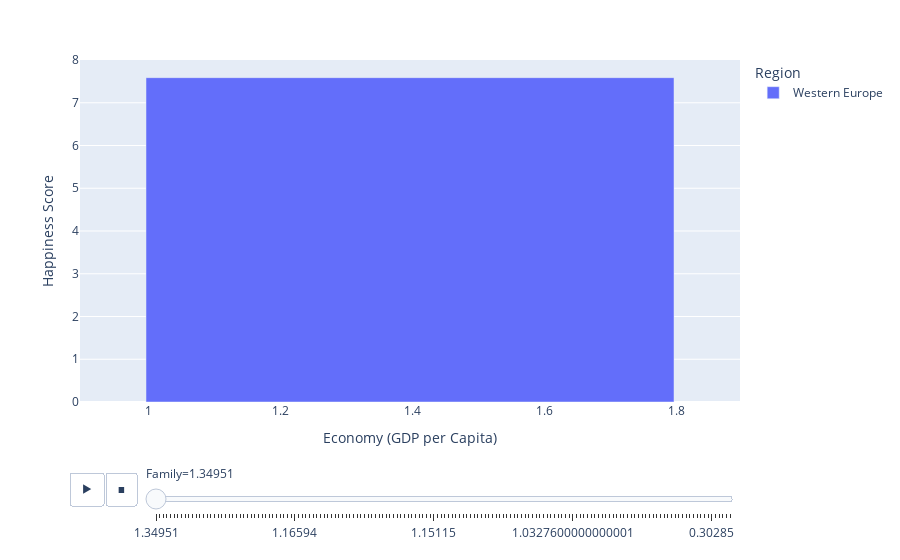

The notebook cell saved with this chart:
### Markdown cell above
Observations:
    
    1.Western Europe, Australia,North America, Latin America and carabbian has got significantly high Happiness score.
    2.There are countries Isrel in the northern africa which has got good Happiness Score.
    3.Sub sahara africa has got countries which has low Happiness scores.

### Code cell
#Pause and check how incriment in family score leads to GDP and eventually to Happiness scores
px.bar(df, x='Economy (GDP per Capita)', y='Happiness Score', color='Region', animation_frame='Family', animation_group='Region', range_y=[0,8])

### Figure 1 — Plotly figure (JSON) as saved in the notebook; plotly's stock layout.template omitted (floating-point values rounded to 4 significant figures)
{"data": [{"alignmentgroup": "True", "hovertemplate": "Region=Western Europe<br>Family=1.34951<br>Economy (GDP per Capita)=%{x}<br>Happiness Score=%{y}<extra></extra>", "ids": ["Western Europe"], "legendgroup": "Western Europe", "marker": {"color": "#636efa"}, "name": "Western Europe", "offsetgroup": "Western Europe", "orientation": "v", "showlegend": true, "textposition": "auto", "type": "bar", "x": [1.397], "xaxis": "x", "y": [7.587], "yaxis": "y"}], "layout": {"barmode": "relative", "legend": {"title": {"text": "Region"}, "tracegroupgap": 0}, "margin": {"t": 60}, "sliders": [{"active": 0, "currentvalue": {"prefix": "Family="}, "len": 0.9, "pad": {"b": 10, "t": 60}, "steps": [{"args": [["1.34951"], {"frame": {"duration": 0, "redraw": true}, "fromcurrent": true, "mode": "immediate", "transition": {"duration": 0, "easing": "linear"}}], "label": "1.34951", "method": "animate"}, {"args": [["1.4022299999999999"], {"frame": {"duration": 0, "redraw": true}, "fromcurrent": true, "mode": "immediate", "transition": {"duration": 0, "easing": "linear"}}], "label": "1.4022299999999999", "method": "animate"}, {"args": [["1.36058"], {"frame": {"duration": 0, "redraw": true}, "fromcurrent": true, "mode": "immediate", "transition": {"duration": 0, "easing": "linear"}}], "label": "1.36058", "method": "animate"}, {"args": [["1.33095"], {"frame": {"duration": 0, "redraw": true}, "fromcurrent": true, "mode": "immediate", "transition": {"duration": 0, "easing": "linear"}}], "label": "1.33095", "method": "animate"}, {"args": [["1.32261"], {"frame": {"duration": 0, "redraw": true}, "fromcurrent": true, "mode": "immediate", "transition": {"duration": 0, "easing": "linear"}}], "label": "1.32261", "method": "animate"}, {"args": [["1.31826"], {"frame": {"duration": 0, "redraw": true}, "fromcurrent": true, "mode": "immediate", "transition": {"duration": 0, "easing": "linear"}}], "label": "1.31826", "method": "animate"}, {"args": [["1.28017"], {"frame": {"duration": 0, "redraw": true}, "fromcurrent": true, "mode": "immediate", "transition": {"duration": 0, "easing": "linear"}}], "label": "1.28017", "method": "animate"}, {"args": [["1.2890700000000002"], {"frame": {"duration": 0, "redraw": true}, "fromcurrent": true, "mode": "immediate", "transition": {"duration": 0, "easing": "linear"}}], "label": "1.2890700000000002", "method": "animate"}, {"args": [["1.3196700000000001"], {"frame": {"duration": 0, "redraw": true}, "fromcurrent": true, "mode": "immediate", "transition": {"duration": 0, "easing": "linear"}}], "label": "1.3196700000000001", "method": "animate"}, {"args": [["1.30923"], {"frame": {"duration": 0, "redraw": true}, "fromcurrent": true, "mode": "immediate", "transition": {"duration": 0, "easing": "linear"}}], "label": "1.30923", "method": "animate"}, {"args": [["1.22393"], {"frame": {"duration": 0, "redraw": true}, "fromcurrent": true, "mode": "immediate", "transition": {"duration": 0, "easing": "linear"}}], "label": "1.22393", "method": "animate"}, {"args": [["1.2378799999999999"], {"frame": {"duration": 0, "redraw": true}, "fromcurrent": true, "mode": "immediate", "transition": {"duration": 0, "easing": "linear"}}], "label": "1.2378799999999999", "method": "animate"}, {"args": [["1.29704"], {"frame": {"duration": 0, "redraw": true}, "fromcurrent": true, "mode": "immediate", "transition": {"duration": 0, "easing": "linear"}}], "label": "1.29704", "method": "animate"}, {"args": [["0.91451"], {"frame": {"duration": 0, "redraw": true}, "fromcurrent": true, "mode": "immediate", "transition": {"duration": 0, "easing": "linear"}}], "label": "0.91451", "method": "animate"}, {"args": [["1.24711"], {"frame": {"duration": 0, "redraw": true}, "fromcurrent": true, "mode": "immediate", "transition": {"duration": 0, "easing": "linear"}}], "label": "1.24711", "method": "animate"}, {"args": [["1.2328700000000001"], {"frame": {"duration": 0, "redraw": true}, "fromcurrent": true, "mode": "immediate", "transition": {"duration": 0, "easing": "linear"}}], "label": "1.2328700000000001", "method": "animate"}, {"args": [["1.21963"], {"frame": {"duration": 0, "redraw": true}, "fromcurrent": true, "mode": "immediate", "transition": {"duration": 0, "easing": "linear"}}], "label": "1.21963", "method": "animate"}, {"args": [["1.36948"], {"frame": {"duration": 0, "redraw": true}, "fromcurrent": true, "mode": "immediate", "transition": {"duration": 0, "easing": "linear"}}], "label": "1.36948", "method": "animate"}, {"args": [["1.28566"], {"frame": {"duration": 0, "redraw": true}, "fromcurrent": true, "mode": "immediate", "transition": {"duration": 0, "easing": "linear"}}], "label": "1.28566", "method": "animate"}, {"args": [["1.12575"], {"frame": {"duration": 0, "redraw": true}, "fromcurrent": true, "mode": "immediate", "transition": {"duration": 0, "easing": "linear"}}], "label": "1.12575", "method": "animate"}, {"args": [["1.28548"], {"frame": {"duration": 0, "redraw": true}, "fromcurrent": true, "mode": "immediate", "transition": {"duration": 0, "easing": "linear"}}], "label": "1.28548", "method": "animate"}, {"args": [["1.08182"], {"frame": {"duration": 0, "redraw": true}, "fromcurrent": true, "mode": "immediate", "transition": {"duration": 0, "easing": "linear"}}], "label": "1.08182", "method": "animate"}, {"args": [["1.25596"], {"frame": {"duration": 0, "redraw": true}, "fromcurrent": true, "mode": "immediate", "transition": {"duration": 0, "easing": "linear"}}], "label": "1.25596", "method": "animate"}, {"args": [["1.02"], {"frame": {"duration": 0, "redraw": true}, "fromcurrent": true, "mode": "immediate", "transition": {"duration": 0, "easing": "linear"}}], "label": "1.02", "method": "animate"}, {"args": [["1.1985"], {"frame": {"duration": 0, "redraw": true}, "fromcurrent": true, "mode": "immediate", "transition": {"duration": 0, "easing": "linear"}}], "label": "1.1985", "method": "animate"}, {"args": [["1.2993700000000001"], {"frame": {"duration": 0, "redraw": true}, "fromcurrent": true, "mode": "immediate", "transition": {"duration": 0, "easing": "linear"}}], "label": "1.2993700000000001", "method": "animate"}, {"args": [["1.12447"], {"frame": {"duration": 0, "redraw": true}, "fromcurrent": true, "mode": "immediate", "transition": {"duration": 0, "easing": "linear"}}], "label": "1.12447", "method": "animate"}, {"args": [["1.0786"], {"frame": {"duration": 0, "redraw": true}, "fromcurrent": true, "mode": "immediate", "transition": {"duration": 0, "easing": "linear"}}], "label": "1.0786", "method": "animate"}, {"args": [["1.2603799999999998"], {"frame": {"duration": 0, "redraw": true}, "fromcurrent": true, "mode": "immediate", "transition": {"duration": 0, "easing": "linear"}}], "label": "1.2603799999999998", "method": "animate"}, {"args": [["1.24823"], {"frame": {"duration": 0, "redraw": true}, "fromcurrent": true, "mode": "immediate", "transition": {"duration": 0, "easing": "linear"}}], "label": "1.24823", "method": "animate"}, {"args": [["1.20643"], {"frame": {"duration": 0, "redraw": true}, "fromcurrent": true, "mode": "immediate", "transition": {"duration": 0, "easing": "linear"}}], "label": "1.20643", "method": "animate"}, {"args": [["1.2089"], {"frame": {"duration": 0, "redraw": true}, "fromcurrent": true, "mode": "immediate", "transition": {"duration": 0, "easing": "linear"}}], "label": "1.2089", "method": "animate"}, {"args": [["1.2401799999999998"], {"frame": {"duration": 0, "redraw": true}, "fromcurrent": true, "mode": "immediate", "transition": {"duration": 0, "easing": "linear"}}], "label": "1.2401799999999998", "method": "animate"}, {"args": [["1.26504"], {"frame": {"duration": 0, "redraw": true}, "fromcurrent": true, "mode": "immediate", "transition": {"duration": 0, "easing": "linear"}}], "label": "1.26504", "method": "animate"}, {"args": [["1.0839299999999998"], {"frame": {"duration": 0, "redraw": true}, "fromcurrent": true, "mode": "immediate", "transition": {"duration": 0, "easing": "linear"}}], "label": "1.0839299999999998", "method": "animate"}, {"args": [["1.31379"], {"frame": {"duration": 0, "redraw": true}, "fromcurrent": true, "mode": "immediate", "transition": {"duration": 0, "easing": "linear"}}], "label": "1.31379", "method": "animate"}, {"args": [["1.30203"], {"frame": {"duration": 0, "redraw": true}, "fromcurrent": true, "mode": "immediate", "transition": {"duration": 0, "easing": "linear"}}], "label": "1.30203", "method": "animate"}, {"args": [["1.07617"], {"frame": {"duration": 0, "redraw": true}, "fromcurrent": true, "mode": "immediate", "transition": {"duration": 0, "easing": "linear"}}], "label": "1.07617", "method": "animate"}, {"args": [["1.16594"], {"frame": {"duration": 0, "redraw": true}, "fromcurrent": true, "mode": "immediate", "transition": {"duration": 0, "easing": "linear"}}], "label": "1.16594", "method": "animate"}, {"args": [["0.972"], {"frame": {"duration": 0, "redraw": true}, "fromcurrent": true, "mode": "immediate", "transition": {"duration": 0, "easing": "linear"}}], "label": "0.972", "method": "animate"}, {"args": [["1.18354"], {"frame": {"duration": 0, "redraw": true}, "fromcurrent": true, "mode": "immediate", "transition": {"duration": 0, "easing": "linear"}}], "label": "1.18354", "method": "animate"}, {"args": [["1.0250700000000001"], {"frame": {"duration": 0, "redraw": true}, "fromcurrent": true, "mode": "immediate", "transition": {"duration": 0, "easing": "linear"}}], "label": "1.0250700000000001", "method": "animate"}, {"args": [["1.04356"], {"frame": {"duration": 0, "redraw": true}, "fromcurrent": true, "mode": "immediate", "transition": {"duration": 0, "easing": "linear"}}], "label": "1.04356", "method": "animate"}, {"args": [["1.34043"], {"frame": {"duration": 0, "redraw": true}, "fromcurrent": true, "mode": "immediate", "transition": {"duration": 0, "easing": "linear"}}], "label": "1.34043", "method": "animate"}, {"args": [["1.26999"], {"frame": {"duration": 0, "redraw": true}, "fromcurrent": true, "mode": "immediate", "transition": {"duration": 0, "easing": "linear"}}], "label": "1.26999", "method": "animate"}, {"args": [["1.25712"], {"frame": {"duration": 0, "redraw": true}, "fromcurrent": true, "mode": "immediate", "transition": {"duration": 0, "easing": "linear"}}], "label": "1.25712", "method": "animate"}, {"args": [["0.9577399999999999"], {"frame": {"duration": 0, "redraw": true}, "fromcurrent": true, "mode": "immediate", "transition": {"duration": 0, "easing": "linear"}}], "label": "0.9577399999999999", "method": "animate"}, {"args": [["0.99903"], {"frame": {"duration": 0, "redraw": true}, "fromcurrent": true, "mode": "immediate", "transition": {"duration": 0, "easing": "linear"}}], "label": "0.99903", "method": "animate"}, {"args": [["1.21624"], {"frame": {"duration": 0, "redraw": true}, "fromcurrent": true, "mode": "immediate", "transition": {"duration": 0, "easing": "linear"}}], "label": "1.21624", "method": "animate"}, {"args": [["1.19777"], {"frame": {"duration": 0, "redraw": true}, "fromcurrent": true, "mode": "immediate", "transition": {"duration": 0, "easing": "linear"}}], "label": "1.19777", "method": "animate"}, {"args": [["0.97841"], {"frame": {"duration": 0, "redraw": true}, "fromcurrent": true, "mode": "immediate", "transition": {"duration": 0, "easing": "linear"}}], "label": "0.97841", "method": "animate"}, {"args": [["1.01528"], {"frame": {"duration": 0, "redraw": true}, "fromcurrent": true, "mode": "immediate", "transition": {"duration": 0, "easing": "linear"}}], "label": "1.01528", "method": "animate"}, {"args": [["1.30477"], {"frame": {"duration": 0, "redraw": true}, "fromcurrent": true, "mode": "immediate", "transition": {"duration": 0, "easing": "linear"}}], "label": "1.30477", "method": "animate"}, {"args": [["1.1224100000000001"], {"frame": {"duration": 0, "redraw": true}, "fromcurrent": true, "mode": "immediate", "transition": {"duration": 0, "easing": "linear"}}], "label": "1.1224100000000001", "method": "animate"}, {"args": [["1.27385"], {"frame": {"duration": 0, "redraw": true}, "fromcurrent": true, "mode": "immediate", "transition": {"duration": 0, "easing": "linear"}}], "label": "1.27385", "method": "animate"}, {"args": [["1.25745"], {"frame": {"duration": 0, "redraw": true}, "fromcurrent": true, "mode": "immediate", "transition": {"duration": 0, "easing": "linear"}}], "label": "1.25745", "method": "animate"}, {"args": [["1.14184"], {"frame": {"duration": 0, "redraw": true}, "fromcurrent": true, "mode": "immediate", "transition": {"duration": 0, "easing": "linear"}}], "label": "1.14184", "method": "animate"}, {"args": [["0.97459"], {"frame": {"duration": 0, "redraw": true}, "fromcurrent": true, "mode": "immediate", "transition": {"duration": 0, "easing": "linear"}}], "label": "0.97459", "method": "animate"}, {"args": [["1.23289"], {"frame": {"duration": 0, "redraw": true}, "fromcurrent": true, "mode": "immediate", "transition": {"duration": 0, "easing": "linear"}}], "label": "1.23289", "method": "animate"}, {"args": [["1.27948"], {"frame": {"duration": 0, "redraw": true}, "fromcurrent": true, "mode": "immediate", "transition": {"duration": 0, "easing": "linear"}}], "label": "1.27948", "method": "animate"}, {"args": [["1.07023"], {"frame": {"duration": 0, "redraw": true}, "fromcurrent": true, "mode": "immediate", "transition": {"duration": 0, "easing": "linear"}}], "label": "1.07023", "method": "animate"}, {"args": [["0.79624"], {"frame": {"duration": 0, "redraw": true}, "fromcurrent": true, "mode": "immediate", "transition": {"duration": 0, "easing": "linear"}}], "label": "0.79624", "method": "animate"}, {"args": [["1.1186200000000002"], {"frame": {"duration": 0, "redraw": true}, "fromcurrent": true, "mode": "immediate", "transition": {"duration": 0, "easing": "linear"}}], "label": "1.1186200000000002", "method": "animate"}, {"args": [["1.23617"], {"frame": {"duration": 0, "redraw": true}, "fromcurrent": true, "mode": "immediate", "transition": {"duration": 0, "easing": "linear"}}], "label": "1.23617", "method": "animate"}, {"args": [["1.1510200000000002"], {"frame": {"duration": 0, "redraw": true}, "fromcurrent": true, "mode": "immediate", "transition": {"duration": 0, "easing": "linear"}}], "label": "1.1510200000000002", "method": "animate"}, {"args": [["1.07008"], {"frame": {"duration": 0, "redraw": true}, "fromcurrent": true, "mode": "immediate", "transition": {"duration": 0, "easing": "linear"}}], "label": "1.07008", "method": "animate"}, {"args": [["0.89318"], {"frame": {"duration": 0, "redraw": true}, "fromcurrent": true, "mode": "immediate", "transition": {"duration": 0, "easing": "linear"}}], "label": "0.89318", "method": "animate"}, {"args": [["1.07772"], {"frame": {"duration": 0, "redraw": true}, "fromcurrent": true, "mode": "immediate", "transition": {"duration": 0, "easing": "linear"}}], "label": "1.07772", "method": "animate"}, {"args": [["0.81198"], {"frame": {"duration": 0, "redraw": true}, "fromcurrent": true, "mode": "immediate", "transition": {"duration": 0, "easing": "linear"}}], "label": "0.81198", "method": "animate"}, {"args": [["1.22668"], {"frame": {"duration": 0, "redraw": true}, "fromcurrent": true, "mode": "immediate", "transition": {"duration": 0, "easing": "linear"}}], "label": "1.22668", "method": "animate"}, {"args": [["0.98521"], {"frame": {"duration": 0, "redraw": true}, "fromcurrent": true, "mode": "immediate", "transition": {"duration": 0, "easing": "linear"}}], "label": "0.98521", "method": "animate"}, {"args": [["1.05818"], {"frame": {"duration": 0, "redraw": true}, "fromcurrent": true, "mode": "immediate", "transition": {"duration": 0, "easing": "linear"}}], "label": "1.05818", "method": "animate"}, {"args": [["1.22791"], {"frame": {"duration": 0, "redraw": true}, "fromcurrent": true, "mode": "immediate", "transition": {"duration": 0, "easing": "linear"}}], "label": "1.22791", "method": "animate"}, {"args": [["1.0870799999999998"], {"frame": {"duration": 0, "redraw": true}, "fromcurrent": true, "mode": "immediate", "transition": {"duration": 0, "easing": "linear"}}], "label": "1.0870799999999998", "method": "animate"}, {"args": [["0.9122600000000001"], {"frame": {"duration": 0, "redraw": true}, "fromcurrent": true, "mode": "immediate", "transition": {"duration": 0, "easing": "linear"}}], "label": "0.9122600000000001", "method": "animate"}, {"args": [["0.94632"], {"frame": {"duration": 0, "redraw": true}, "fromcurrent": true, "mode": "immediate", "transition": {"duration": 0, "easing": "linear"}}], "label": "0.94632", "method": "animate"}, {"args": [["1.15115"], {"frame": {"duration": 0, "redraw": true}, "fromcurrent": true, "mode": "immediate", "transition": {"duration": 0, "easing": "linear"}}], "label": "1.15115", "method": "animate"}, {"args": [["0.9043200000000001"], {"frame": {"duration": 0, "redraw": true}, "fromcurrent": true, "mode": "immediate", "transition": {"duration": 0, "easing": "linear"}}], "label": "0.9043200000000001", "method": "animate"}, {"args": [["1.10395"], {"frame": {"duration": 0, "redraw": true}, "fromcurrent": true, "mode": "immediate", "transition": {"duration": 0, "easing": "linear"}}], "label": "1.10395", "method": "animate"}, {"args": [["0.9379299999999999"], {"frame": {"duration": 0, "redraw": true}, "fromcurrent": true, "mode": "immediate", "transition": {"duration": 0, "easing": "linear"}}], "label": "0.9379299999999999", "method": "animate"}, {"args": [["0.41411000000000003"], {"frame": {"duration": 0, "redraw": true}, "fromcurrent": true, "mode": "immediate", "transition": {"duration": 0, "easing": "linear"}}], "label": "0.41411000000000003", "method": "animate"}, {"args": [["1.05392"], {"frame": {"duration": 0, "redraw": true}, "fromcurrent": true, "mode": "immediate", "transition": {"duration": 0, "easing": "linear"}}], "label": "1.05392", "method": "animate"}, {"args": [["0.9055700000000001"], {"frame": {"duration": 0, "redraw": true}, "fromcurrent": true, "mode": "immediate", "transition": {"duration": 0, "easing": "linear"}}], "label": "0.9055700000000001", "method": "animate"}, {"args": [["0.94675"], {"frame": {"duration": 0, "redraw": true}, "fromcurrent": true, "mode": "immediate", "transition": {"duration": 0, "easing": "linear"}}], "label": "0.94675", "method": "animate"}, {"args": [["0.91612"], {"frame": {"duration": 0, "redraw": true}, "fromcurrent": true, "mode": "immediate", "transition": {"duration": 0, "easing": "linear"}}], "label": "0.91612", "method": "animate"}, {"args": [["0.8858799999999999"], {"frame": {"duration": 0, "redraw": true}, "fromcurrent": true, "mode": "immediate", "transition": {"duration": 0, "easing": "linear"}}], "label": "0.8858799999999999", "method": "animate"}, {"args": [["1.0096399999999999"], {"frame": {"duration": 0, "redraw": true}, "fromcurrent": true, "mode": "immediate", "transition": {"duration": 0, "easing": "linear"}}], "label": "1.0096399999999999", "method": "animate"}, {"args": [["1.13935"], {"frame": {"duration": 0, "redraw": true}, "fromcurrent": true, "mode": "immediate", "transition": {"duration": 0, "easing": "linear"}}], "label": "1.13935", "method": "animate"}, {"args": [["1.09562"], {"frame": {"duration": 0, "redraw": true}, "fromcurrent": true, "mode": "immediate", "transition": {"duration": 0, "easing": "linear"}}], "label": "1.09562", "method": "animate"}, {"args": [["1.03516"], {"frame": {"duration": 0, "redraw": true}, "fromcurrent": true, "mode": "immediate", "transition": {"duration": 0, "easing": "linear"}}], "label": "1.03516", "method": "animate"}, {"args": [["0.95152"], {"frame": {"duration": 0, "redraw": true}, "fromcurrent": true, "mode": "immediate", "transition": {"duration": 0, "easing": "linear"}}], "label": "0.95152", "method": "animate"}, {"args": [["0.64095"], {"frame": {"duration": 0, "redraw": true}, "fromcurrent": true, "mode": "immediate", "transition": {"duration": 0, "easing": "linear"}}], "label": "0.64095", "method": "animate"}, {"args": [["1.00232"], {"frame": {"duration": 0, "redraw": true}, "fromcurrent": true, "mode": "immediate", "transition": {"duration": 0, "easing": "linear"}}], "label": "1.00232", "method": "animate"}, {"args": [["1.02626"], {"frame": {"duration": 0, "redraw": true}, "fromcurrent": true, "mode": "immediate", "transition": {"duration": 0, "easing": "linear"}}], "label": "1.02626", "method": "animate"}, {"args": [["0.8043399999999999"], {"frame": {"duration": 0, "redraw": true}, "fromcurrent": true, "mode": "immediate", "transition": {"duration": 0, "easing": "linear"}}], "label": "0.8043399999999999", "method": "animate"}, {"args": [["0.9191600000000001"], {"frame": {"duration": 0, "redraw": true}, "fromcurrent": true, "mode": "immediate", "transition": {"duration": 0, "easing": "linear"}}], "label": "0.9191600000000001", "method": "animate"}, {"args": [["1.04103"], {"frame": {"duration": 0, "redraw": true}, "fromcurrent": true, "mode": "immediate", "transition": {"duration": 0, "easing": "linear"}}], "label": "1.04103", "method": "animate"}, {"args": [["1.17202"], {"frame": {"duration": 0, "redraw": true}, "fromcurrent": true, "mode": "immediate", "transition": {"duration": 0, "easing": "linear"}}], "label": "1.17202", "method": "animate"}, {"args": [["0.73803"], {"frame": {"duration": 0, "redraw": true}, "fromcurrent": true, "mode": "immediate", "transition": {"duration": 0, "easing": "linear"}}], "label": "0.73803", "method": "animate"}, {"args": [["1.3006"], {"frame": {"duration": 0, "redraw": true}, "fromcurrent": true, "mode": "immediate", "transition": {"duration": 0, "easing": "linear"}}], "label": "1.3006", "method": "animate"}, {"args": [["1.07284"], {"frame": {"duration": 0, "redraw": true}, "fromcurrent": true, "mode": "immediate", "transition": {"duration": 0, "easing": "linear"}}], "label": "1.07284", "method": "animate"}, {"args": [["0.9293299999999999"], {"frame": {"duration": 0, "redraw": true}, "fromcurrent": true, "mode": "immediate", "transition": {"duration": 0, "easing": "linear"}}], "label": "0.9293299999999999", "method": "animate"}, {"args": [["0.80001"], {"frame": {"duration": 0, "redraw": true}, "fromcurrent": true, "mode": "immediate", "transition": {"duration": 0, "easing": "linear"}}], "label": "0.80001", "method": "animate"}, {"args": [["1.20215"], {"frame": {"duration": 0, "redraw": true}, "fromcurrent": true, "mode": "immediate", "transition": {"duration": 0, "easing": "linear"}}], "label": "1.20215", "method": "animate"}, {"args": [["0.9534799999999999"], {"frame": {"duration": 0, "redraw": true}, "fromcurrent": true, "mode": "immediate", "transition": {"duration": 0, "easing": "linear"}}], "label": "0.9534799999999999", "method": "animate"}, {"args": [["0.8556299999999999"], {"frame": {"duration": 0, "redraw": true}, "fromcurrent": true, "mode": "immediate", "transition": {"duration": 0, "easing": "linear"}}], "label": "0.8556299999999999", "method": "animate"}, {"args": [["0.60429"], {"frame": {"duration": 0, "redraw": true}, "fromcurrent": true, "mode": "immediate", "transition": {"duration": 0, "easing": "linear"}}], "label": "0.60429", "method": "animate"}, {"args": [["0.92558"], {"frame": {"duration": 0, "redraw": true}, "fromcurrent": true, "mode": "immediate", "transition": {"duration": 0, "easing": "linear"}}], "label": "0.92558", "method": "animate"}, {"args": [["0.43106000000000005"], {"frame": {"duration": 0, "redraw": true}, "fromcurrent": true, "mode": "immediate", "transition": {"duration": 0, "easing": "linear"}}], "label": "0.43106000000000005", "method": "animate"}, {"args": [["0.54447"], {"frame": {"duration": 0, "redraw": true}, "fromcurrent": true, "mode": "immediate", "transition": {"duration": 0, "easing": "linear"}}], "label": "0.54447", "method": "animate"}, {"args": [["1.20278"], {"frame": {"duration": 0, "redraw": true}, "fromcurrent": true, "mode": "immediate", "transition": {"duration": 0, "easing": "linear"}}], "label": "1.20278", "method": "animate"}, {"args": [["0.81889"], {"frame": {"duration": 0, "redraw": true}, "fromcurrent": true, "mode": "immediate", "transition": {"duration": 0, "easing": "linear"}}], "label": "0.81889", "method": "animate"}, {"args": [["1.18468"], {"frame": {"duration": 0, "redraw": true}, "fromcurrent": true, "mode": "immediate", "transition": {"duration": 0, "easing": "linear"}}], "label": "1.18468", "method": "animate"}, {"args": [["0.6795399999999999"], {"frame": {"duration": 0, "redraw": true}, "fromcurrent": true, "mode": "immediate", "transition": {"duration": 0, "easing": "linear"}}], "label": "0.6795399999999999", "method": "animate"}, {"args": [["1.0327600000000001"], {"frame": {"duration": 0, "redraw": true}, "fromcurrent": true, "mode": "immediate", "transition": {"duration": 0, "easing": "linear"}}], "label": "1.0327600000000001", "method": "animate"}, {"args": [["0.78968"], {"frame": {"duration": 0, "redraw": true}, "fromcurrent": true, "mode": "immediate", "transition": {"duration": 0, "easing": "linear"}}], "label": "0.78968", "method": "animate"}, {"args": [["0.38174"], {"frame": {"duration": 0, "redraw": true}, "fromcurrent": true, "mode": "immediate", "transition": {"duration": 0, "easing": "linear"}}], "label": "0.38174", "method": "animate"}, {"args": [["1.01404"], {"frame": {"duration": 0, "redraw": true}, "fromcurrent": true, "mode": "immediate", "transition": {"duration": 0, "easing": "linear"}}], "label": "1.01404", "method": "animate"}, {"args": [["0.74302"], {"frame": {"duration": 0, "redraw": true}, "fromcurrent": true, "mode": "immediate", "transition": {"duration": 0, "easing": "linear"}}], "label": "0.74302", "method": "animate"}, {"args": [["1.0012"], {"frame": {"duration": 0, "redraw": true}, "fromcurrent": true, "mode": "immediate", "transition": {"duration": 0, "easing": "linear"}}], "label": "1.0012", "method": "animate"}, {"args": [["0.86449"], {"frame": {"duration": 0, "redraw": true}, "fromcurrent": true, "mode": "immediate", "transition": {"duration": 0, "easing": "linear"}}], "label": "0.86449", "method": "animate"}, {"args": [["0.60406"], {"frame": {"duration": 0, "redraw": true}, "fromcurrent": true, "mode": "immediate", "transition": {"duration": 0, "easing": "linear"}}], "label": "0.60406", "method": "animate"}, {"args": [["0.9557100000000001"], {"frame": {"duration": 0, "redraw": true}, "fromcurrent": true, "mode": "immediate", "transition": {"duration": 0, "easing": "linear"}}], "label": "0.9557100000000001", "method": "animate"}, {"args": [["0.86908"], {"frame": {"duration": 0, "redraw": true}, "fromcurrent": true, "mode": "immediate", "transition": {"duration": 0, "easing": "linear"}}], "label": "0.86908", "method": "animate"}, {"args": [["0.99876"], {"frame": {"duration": 0, "redraw": true}, "fromcurrent": true, "mode": "immediate", "transition": {"duration": 0, "easing": "linear"}}], "label": "0.99876", "method": "animate"}, {"args": [["0.59207"], {"frame": {"duration": 0, "redraw": true}, "fromcurrent": true, "mode": "immediate", "transition": {"duration": 0, "easing": "linear"}}], "label": "0.59207", "method": "animate"}, {"args": [["0.7771100000000001"], {"frame": {"duration": 0, "redraw": true}, "fromcurrent": true, "mode": "immediate", "transition": {"duration": 0, "easing": "linear"}}], "label": "0.7771100000000001", "method": "animate"}, {"args": [["1.10464"], {"frame": {"duration": 0, "redraw": true}, "fromcurrent": true, "mode": "immediate", "transition": {"duration": 0, "easing": "linear"}}], "label": "1.10464", "method": "animate"}, {"args": [["0.70905"], {"frame": {"duration": 0, "redraw": true}, "fromcurrent": true, "mode": "immediate", "transition": {"duration": 0, "easing": "linear"}}], "label": "0.70905", "method": "animate"}, {"args": [["0.38561999999999996"], {"frame": {"duration": 0, "redraw": true}, "fromcurrent": true, "mode": "immediate", "transition": {"duration": 0, "easing": "linear"}}], "label": "0.38561999999999996", "method": "animate"}, {"args": [["0.41134"], {"frame": {"duration": 0, "redraw": true}, "fromcurrent": true, "mode": "immediate", "transition": {"duration": 0, "easing": "linear"}}], "label": "0.41134", "method": "animate"}, {"args": [["1.01905"], {"frame": {"duration": 0, "redraw": true}, "fromcurrent": true, "mode": "immediate", "transition": {"duration": 0, "easing": "linear"}}], "label": "1.01905", "method": "animate"}, {"args": [["0.8876700000000001"], {"frame": {"duration": 0, "redraw": true}, "fromcurrent": true, "mode": "immediate", "transition": {"duration": 0, "easing": "linear"}}], "label": "0.8876700000000001", "method": "animate"}, {"args": [["1.10614"], {"frame": {"duration": 0, "redraw": true}, "fromcurrent": true, "mode": "immediate", "transition": {"duration": 0, "easing": "linear"}}], "label": "1.10614", "method": "animate"}, {"args": [["0.747"], {"frame": {"duration": 0, "redraw": true}, "fromcurrent": true, "mode": "immediate", "transition": {"duration": 0, "easing": "linear"}}], "label": "0.747", "method": "animate"}, {"args": [["0.68093"], {"frame": {"duration": 0, "redraw": true}, "fromcurrent": true, "mode": "immediate", "transition": {"duration": 0, "easing": "linear"}}], "label": "0.68093", "method": "animate"}, {"args": [["0.8604"], {"frame": {"duration": 0, "redraw": true}, "fromcurrent": true, "mode": "immediate", "transition": {"duration": 0, "easing": "linear"}}], "label": "0.8604", "method": "animate"}, {"args": [["1.03526"], {"frame": {"duration": 0, "redraw": true}, "fromcurrent": true, "mode": "immediate", "transition": {"duration": 0, "easing": "linear"}}], "label": "1.03526", "method": "animate"}, {"args": [["0.6629"], {"frame": {"duration": 0, "redraw": true}, "fromcurrent": true, "mode": "immediate", "transition": {"duration": 0, "easing": "linear"}}], "label": "0.6629", "method": "animate"}, {"args": [["0.79273"], {"frame": {"duration": 0, "redraw": true}, "fromcurrent": true, "mode": "immediate", "transition": {"duration": 0, "easing": "linear"}}], "label": "0.79273", "method": "animate"}, {"args": [["1.13299"], {"frame": {"duration": 0, "redraw": true}, "fromcurrent": true, "mode": "immediate", "transition": {"duration": 0, "easing": "linear"}}], "label": "1.13299", "method": "animate"}, {"args": [["0.97619"], {"frame": {"duration": 0, "redraw": true}, "fromcurrent": true, "mode": "immediate", "transition": {"duration": 0, "easing": "linear"}}], "label": "0.97619", "method": "animate"}, {"args": [["0.90528"], {"frame": {"duration": 0, "redraw": true}, "fromcurrent": true, "mode": "immediate", "transition": {"duration": 0, "easing": "linear"}}], "label": "0.90528", "method": "animate"}, {"args": [["0.77265"], {"frame": {"duration": 0, "redraw": true}, "fromcurrent": true, "mode": "immediate", "transition": {"duration": 0, "easing": "linear"}}], "label": "0.77265", "method": "animate"}, {"args": [["0.62736"], {"frame": {"duration": 0, "redraw": true}, "fromcurrent": true, "mode": "immediate", "transition": {"duration": 0, "easing": "linear"}}], "label": "0.62736", "method": "animate"}, {"args": [["1.00268"], {"frame": {"duration": 0, "redraw": true}, "fromcurrent": true, "mode": "immediate", "transition": {"duration": 0, "easing": "linear"}}], "label": "1.00268", "method": "animate"}, {"args": [["0.66801"], {"frame": {"duration": 0, "redraw": true}, "fromcurrent": true, "mode": "immediate", "transition": {"duration": 0, "easing": "linear"}}], "label": "0.66801", "method": "animate"}, {"args": [["0.0"], {"frame": {"duration": 0, "redraw": true}, "fromcurrent": true, "mode": "immediate", "transition": {"duration": 0, "easing": "linear"}}], "label": "0.0", "method": "animate"}, {"args": [["0.76062"], {"frame": {"duration": 0, "redraw": true}, "fromcurrent": true, "mode": "immediate", "transition": {"duration": 0, "easing": "linear"}}], "label": "0.76062", "method": "animate"}, {"args": [["0.46475"], {"frame": {"duration": 0, "redraw": true}, "fromcurrent": true, "mode": "immediate", "transition": {"duration": 0, "easing": "linear"}}], "label": "0.46475", "method": "animate"}, {"args": [["0.77115"], {"frame": {"duration": 0, "redraw": true}, "fromcurrent": true, "mode": "immediate", "transition": {"duration": 0, "easing": "linear"}}], "label": "0.77115", "method": "animate"}, {"args": [["0.85188"], {"frame": {"duration": 0, "redraw": true}, "fromcurrent": true, "mode": "immediate", "transition": {"duration": 0, "easing": "linear"}}], "label": "0.85188", "method": "animate"}, {"args": [["0.30285"], {"frame": {"duration": 0, "redraw": true}, "fromcurrent": true, "mode": "immediate", "transition": {"duration": 0, "easing": "linear"}}], "label": "0.30285", "method": "animate"}, {"args": [["0.7737"], {"frame": {"duration": 0, "redraw": true}, "fromcurrent": true, "mode": "immediate", "transition": {"duration": 0, "easing": "linear"}}], "label": "0.7737", "method": "animate"}, {"args": [["0.35386"], {"frame": {"duration": 0, "redraw": true}, "fromcurrent": true, "mode": "immediate", "transition": {"duration": 0, "easing": "linear"}}], "label": "0.35386", "method": "animate"}, {"args": [["0.47489"], {"frame": {"duration": 0, "redraw": true}, "fromcurrent": true, "mode": "immediate", "transition": {"duration": 0, "easing": "linear"}}], "label": "0.47489", "method": "animate"}, {"args": [["0.41586999999999996"], {"frame": {"duration": 0, "redraw": true}, "fromcurrent": true, "mode": "immediate", "transition": {"duration": 0, "easing": "linear"}}], "label": "0.41586999999999996", "method": "animate"}, {"args": [["0.13995"], {"frame": {"duration": 0, "redraw": true}, "fromcurrent": true, "mode": "immediate", "transition": {"duration": 0, "easing": "linear"}}], "label": "0.13995", "method": "animate"}], "x": 0.1, "xanchor": "left", "y": 0, "yanchor": "top"}], "updatemenus": [{"buttons": [{"args": [null, {"frame": {"duration": 500, "redraw": true}, "fromcurrent": true, "mode": "immediate", "transition": {"duration": 500, "easing": "linear"}}], "label": "&#9654;", "method": "animate"}, {"args": [[null], {"frame": {"duration": 0, "redraw": true}, "fromcurrent": true, "mode": "immediate", "transition": {"duration": 0, "easing": "linear"}}], "label": "&#9724;", "method": "animate"}], "direction": "left", "pad": {"r": 10, "t": 70}, "showactive": false, "type": "buttons", "x": 0.1, "xanchor": "right", "y": 0, "yanchor": "top"}], "xaxis": {"anchor": "y", "domain": [0, 1], "title": {"text": "Economy (GDP per Capita)"}}, "yaxis": {"anchor": "x", "domain": [0, 1], "range": [0, 8], "title": {"text": "Happiness Score"}}}}
